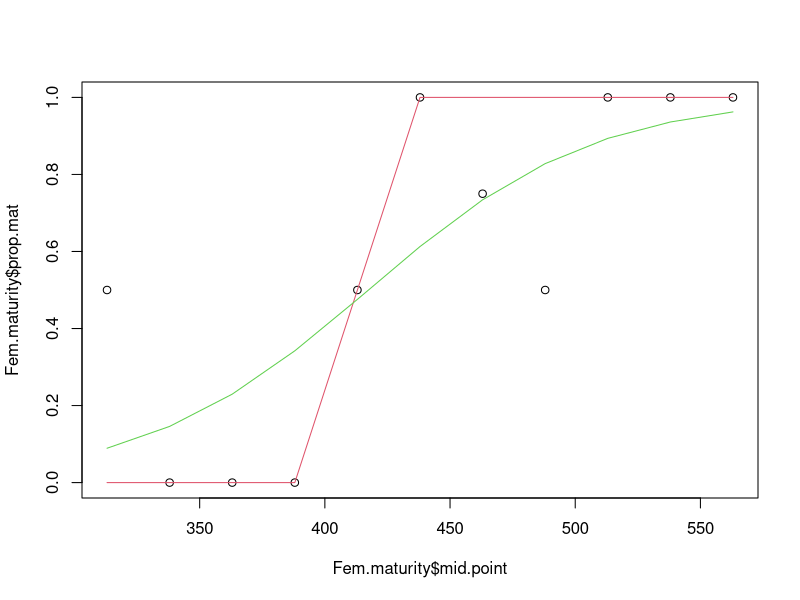

Write R code to recreate this figure. (Note: this script raises an error after producing the figure.)

#Maturity data (Francis 1996)
Fem.maturity=data.frame(Size.class=c("300-325","325-350","350-375","375-400","400-425","425-450"
                               ,"450-475","475-500","500-525","525-550","550-575"),
                        mid.point=c(313,338,363,388,413,438,463,488,513,538,563),
                        n.imm=c(1,0,3,5,3,0,1,1,0,0,0),n.mat=c(1,0,0,0,3,2,3,1,4,1,2))
Fem.maturity$prop.mat=with(Fem.maturity,n.mat/(n.imm +n.mat))
Fem.maturity$prop.mat=ifelse(is.na(Fem.maturity$prop.mat),0,Fem.maturity$prop.mat)


theta=c(L50=450,L95=500)
fun.mat=function(theta)
{
  Pred.mat=1*(1+exp((-log(19)*((Fem.maturity$mid.point-theta[1])/(theta[2]-theta[1])))))^-1
  #obj function
  epsilon=sum((Fem.maturity$prop.mat-Pred.mat)^2)
  
  return(epsilon)
}

#ad hoc (Terry Walker's approach)
fit=nlm(fun.mat, theta)
fit.preds=1*(1+exp((-log(19)*((Fem.maturity$mid.point-fit$estimate[1])/(fit$estimate[2]-fit$estimate[1])))))^-1 

#logistic glm approach
glm1 <-glm(prop.mat~mid.point,data=Fem.maturity,family=binomial)
pred.glm=predict(glm1,type ="response")


#get L50 and L95
lrPerc <-function(cf,p) (log(p/(1-p))-cf[1])/cf[2]
L50 <-lrPerc(coef(glm1),0.5)
L95 <-lrPerc(coef(glm1),0.95)


plot(Fem.maturity$mid.point,Fem.maturity$prop.mat)
lines(Fem.maturity$mid.point,fit.preds,col=2)
lines(Fem.maturity$mid.point,pred.glm,col=3)

lines(Fem.maturity$mid.point,pred.manual,col=4)

Pred.mat=exp(coef(glm1)[1]+coef(glm1)[2]*Fem.maturity$mid.point)/(1+exp(coef(glm1)[1]+coef(glm1)[2]*Fem.maturity$mid.point))



